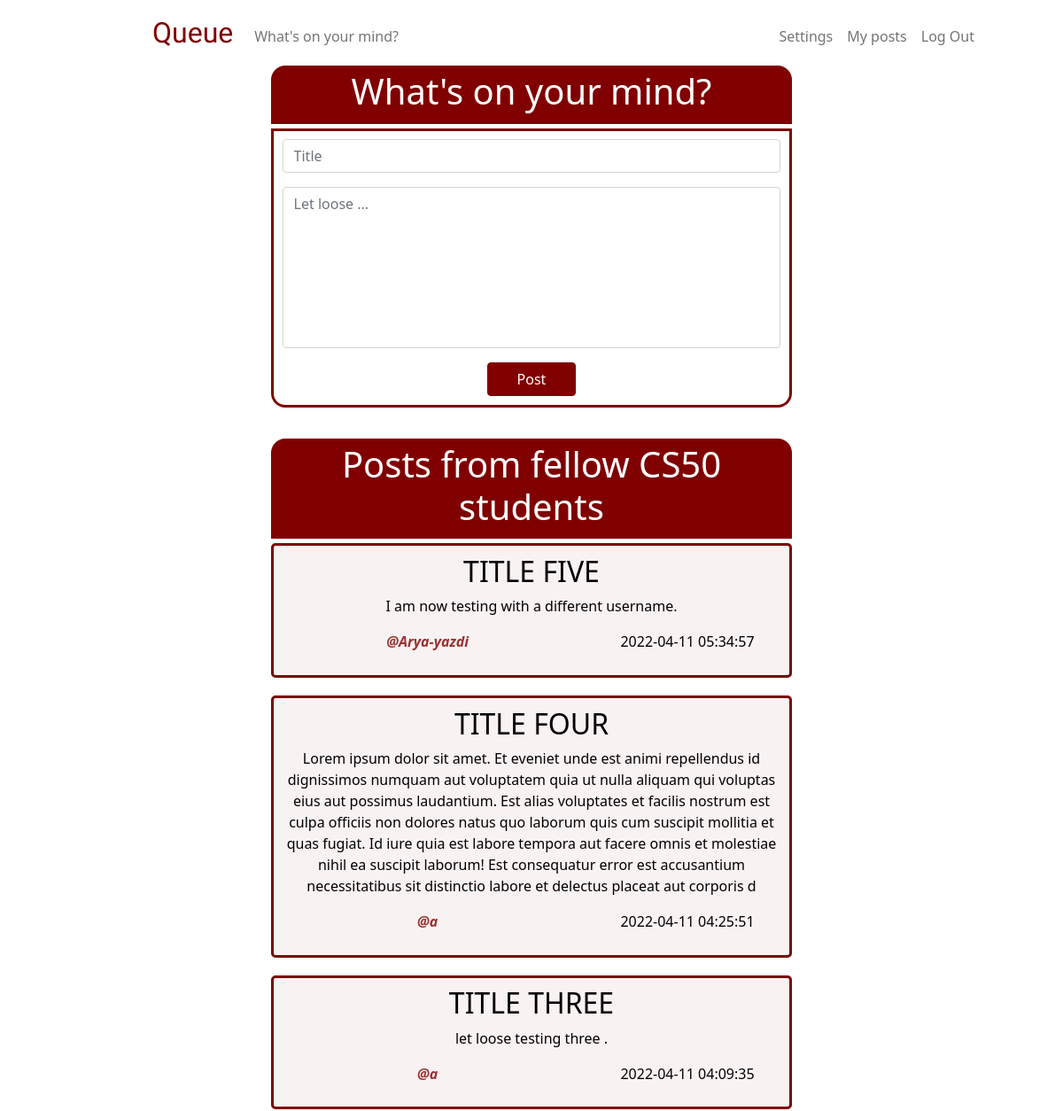
The app's page / (signed in, upper part), older data.
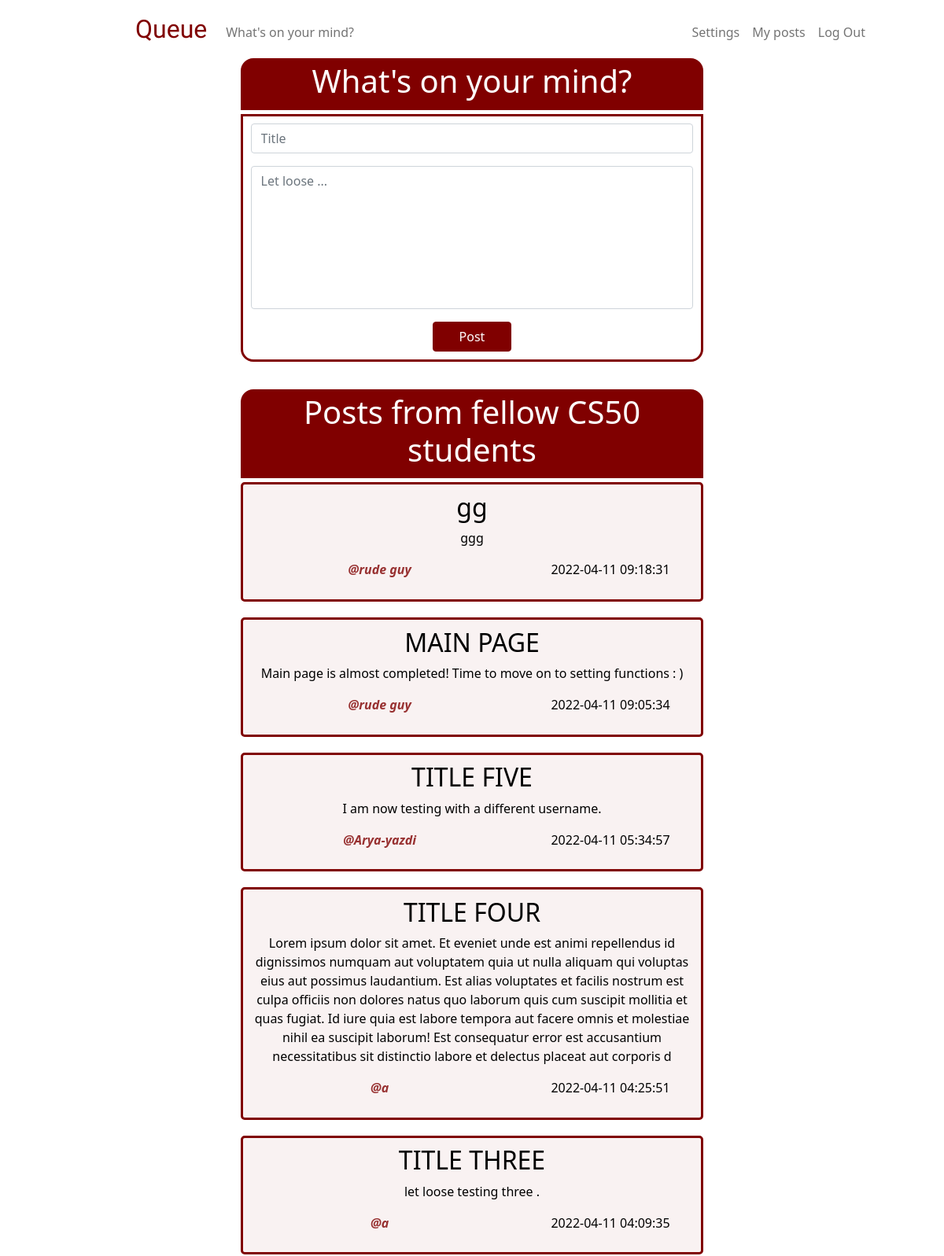
The same page, newer data.
### tables this page shows
CREATE TABLE 'posts' ('id' INTEGER PRIMARY KEY NOT NULL, 'content' TEXT NOT NULL, 'time' DATETIME DEFAULT CURRENT_TIMESTAMP, title TEXT, 'user_id'  INTEGER NOT NULL  , 'username' TEXT);

### app.py (the view)
@app.route("/", methods=["GET", "POST"])
@login_required
def home():
    if request.method == "POST":
        if not request.form.get("title"):
            return apology("must provide title", 400)
        elif not request.form.get("content"):
            return apology("Nothing is on your mind?", 400)
        else:
            user = db.execute ("SELECT username FROM users WHERE id = ?", session["user_id"])
            username = user[0]["username"]
            filtered_title = pf.censor(request.form.get("title"))
            filtered_content = pf.censor(request.form.get("content"))
            db.execute("INSERT INTO posts (username, user_id, title, content) VALUES (?, ?, ?, ?)", username, session["user_id"], filtered_title, filtered_content)
            posts = db.execute("SELECT * FROM posts ORDER BY time DESC")
            return render_template("home.html", posts=posts)
    else:
        posts = db.execute("SELECT * FROM posts ORDER BY time DESC")
        return render_template("home.html", posts=posts)

### helpers.py (called while the page is built)
def login_required(f):
    @wraps(f)
    def decorated_function(*args, **kwargs):
        if session.get("user_id") is None:
            return redirect("/login")
        return f(*args, **kwargs)
    return decorated_function

### templates/home.html (shortened to what this page needs)
{% extends "layout.html" %}
{% block main %}
    <div class="users-post-header">
        <h1> What's on your mind? </h1>
    </div>
    <div class="users-post-container">
        <form action="/" method="post">
            <div class="mb-3">
                <input class="form-control" id="title" name="title" placeholder="Title" type="text" >
            </div>
            <div class="mb-3">
                <textarea class="form-control" id="content" name="content" placeholder="Let loose ..." rows = "7" maxlength="500" style="resize: none"></textarea>
            </div>
            <button class="btn btn-primary" id="home-button" type="submit"> Post </button>
        </form>
    </div>
    <div class="others-post-header">
        <h1> Posts from fellow CS50 students </h1>
    </div>
    <div>
        {% for post in posts %}
            <div class="others-post-container">
                <h2>{{ post["title"] }} </h2>
                <p>{{ post["content"] }} </p>
                <div class="row">
                    <div class="column left">
                        <p class="username"><strong> @{{ post["username"] }} </strong></p>
                    </div>
                    <div class="column right">
                        <p> {{ post["time"] }} </p>
                    </div>
                </div>
            </div>
        {% endfor %}
    </div>
{% endblock %}

### templates/layout.html (shortened to what this page needs)
<!DOCTYPE html>
<html lang="en">
    <head>
        <link href="https://cdn.jsdelivr.net/npm/bootstrap@5.1.3/dist/css/bootstrap.min.css" rel="stylesheet">
        <link href="/static/styles.css" rel="stylesheet">
    </head>
    <body>
        <nav class="bg-light navbar navbar-expand-md navbar-light" id="white-bg">
            <div class="container-fluid">
                <a class="navbar-brand" href="/" id="logo">Queue</a>
                <div class="collapse navbar-collapse" id="navbar">
                    {% if session["user_id"] %}
                        <ul class="navbar-nav me-auto mt-2">
                            <li class="nav-item"><a class="nav-link" href="/">What's on your mind?</a></li>
                        </ul>
                        <ul class="navbar-nav ms-auto mt-2" id="rem5-right-padding">
                            <li class="nav-item"><a class="nav-link" href="/password">Settings</a></li>
                            <li class="nav-item"><a class="nav-link" href="/my-posts"> My posts </a></li>
                            <li class="nav-item"><a class="nav-link" href="/logout">Log Out</a></li>
                        </ul>
                    {% else %}
                        <ul class="navbar-nav ms-auto mt-1" id="rem5-right-padding">
                            <li class="nav-item"><a class="nav-link" href="/register">Register</a></li>
                            <li class="nav-item"><a class="nav-link" href="/login">Log In</a></li>
                        </ul>
                    {% endif %}
                </div>
            </div>
        </nav>
        <main class="container-fluid text-center">
            {% block main %}{% endblock %}
        </main>
    </body>
</html>

### static/styles.css (style rules this page uses)
#white-bg { background-color: white !important; }
nav .navbar-brand { font-size: xx-large; }
#logo { font-family: 'ZCOOL XiaoWei', serif; color: rgb(128, 0, 0); padding-left: 10rem; }
.users-post-header { background-color: rgb(128, 0, 0); color: rgb(255, 255, 255); margin: 0 25% 0 25%; padding: 0.3rem; text-align: center; border-radius: 1rem 1rem 0 0; }
.users-post-container { background-color: rgba(255, 255, 255, 0.9); border: solid; border-width: 3px; border-color: rgb(128, 0, 0); color: rgb(128, 0, 0); margin: 5px 25% 20px 25%; padding: 0.6rem; text-align: center; border-radius: 0 0 1rem 1rem; }
.others-post-header { background-color: rgb(128, 0, 0); color: rgb(255, 255, 255); margin: 35px 25% 0 25%; padding: 0.3rem; text-align: center; border-radius: 1rem 1rem 0 0; }
.others-post-container { background-color: rgba(128, 0, 0, 0.05); border: solid; border-width: 3px; border-color: rgb(128, 0, 0); color: rgb(0, 0, 0); margin: 5px 25% 20px 25%; padding: 0.6rem; text-align: center; border-radius: 5px; }
#home-button { background-color: rgb(128, 0, 0); color: rgb(255, 255, 255); border-color: rgb(128, 0, 0); width:100px; font-size: 16px; }
.username { color:rgba(128, 0, 0, 0.8); font-style: italic; }
.row { display: flex !important; }
.column { float: left; }
.left { width: 60% !important; }
.right { width: 40% !important; }
#rem5-right-padding { padding-right: 5rem !important; }
h1 { font-size: 40px; }

Row changes from the older to the newer data that the page shows:
added posts: title "gg", content "ggg", username "rude guy", time "2022-04-11 09:18:31"
added posts: title "MAIN PAGE", content "Main page is almost completed! Time to move on to setting functions : )", username "rude guy", time "2022-04-11 09:05:34"
